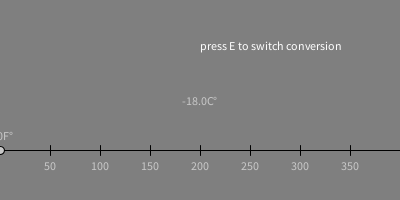
Frame 1 (no input)
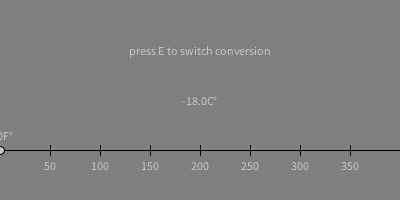
Frame 60 (the mouse pressed at the canvas centre just before this capture)
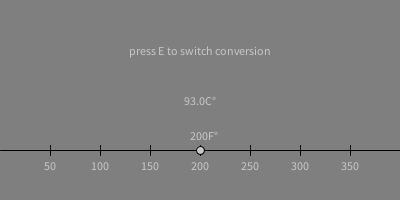
Frame 120 (the mouse held since frame 60 and released just before this capture)

The Processing sketch that drew these frames (run headless with seeded random() and noise(); from frame 60 on, the mouse is pressed at the canvas centre):

// Processing sketch: TempConverter
// ── TempConverter.pde
// Corey Hudson | Temp Converter | Sept 23 2024

boolean farToCelOnOff;

void setup() {
  farToCelOnOff=true;
  size(400, 200);
  background(127);
}
// switch conversion
void keyReleased() {
  if (key=='e') {
    farToCelOnOff=!farToCelOnOff;
  }
}
void draw() {
  background(127);
  text("press E to switch conversion", width/2, 50);
  fill(200);
  line(0, 150, width, 150);
  // tick marks
  for (int i=0; i<width-50; i+=50) {
    line(i+50, 145, i+50, 155);
    textSize(12);
    textAlign(CENTER, CENTER);
    text((i+50), i+50, 165);
  }
  // displayed conversion
  ellipse(mouseX, 150, 8, 8);
  if (farToCelOnOff) {
    text(mouseX+"F°", mouseX+4, 135);
    text(farToCel(mouseX)+"C°", width/2, 100);
  } else {
    text(mouseX+"C°", mouseX+4, 135);
    text(celToFar(mouseX)+"F°", width/2, 100);
  }
}
//conversions
float farToCel(float tempFar) {
  tempFar = round((tempFar-32.0)*(5.0/9.0));
  return tempFar;
}

float celToFar(float tempCel) {
  tempCel = round((tempCel*9.0/5.0)+32.0);
  return tempCel;
}
